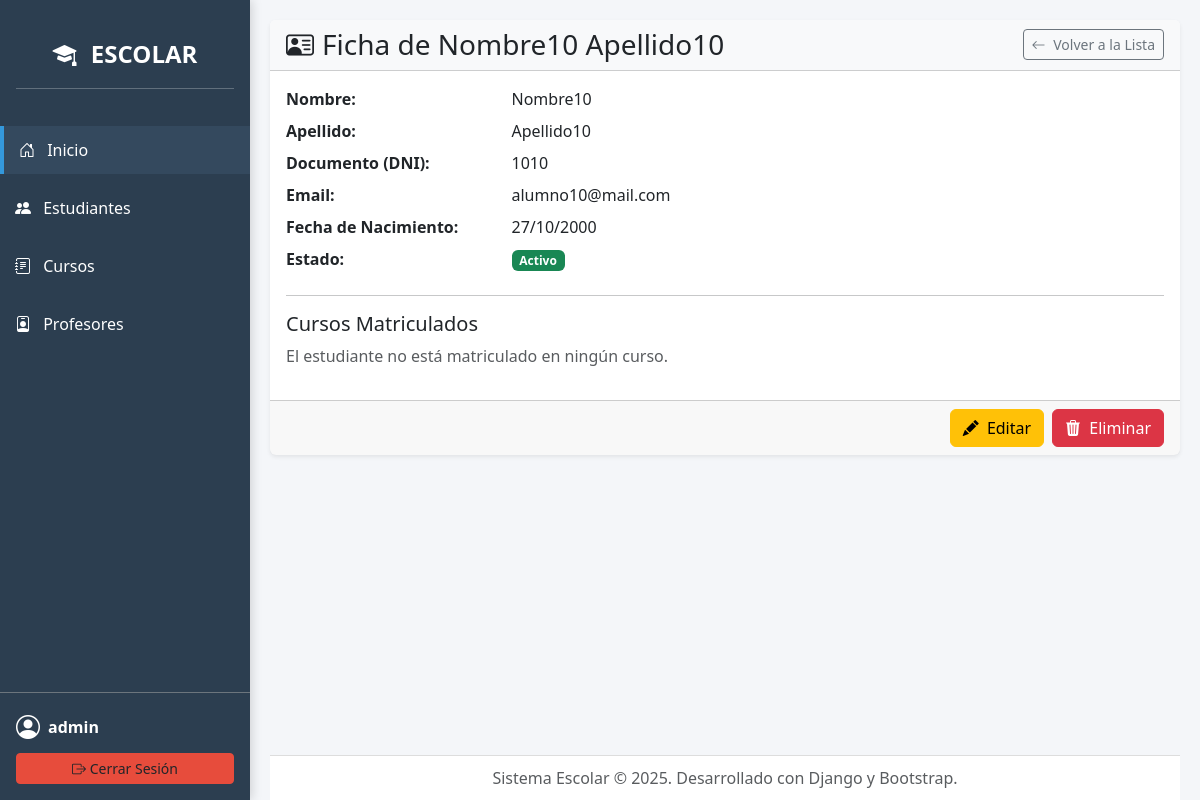
Page /estudiantes/10/ (signed in) on the earlier database version.
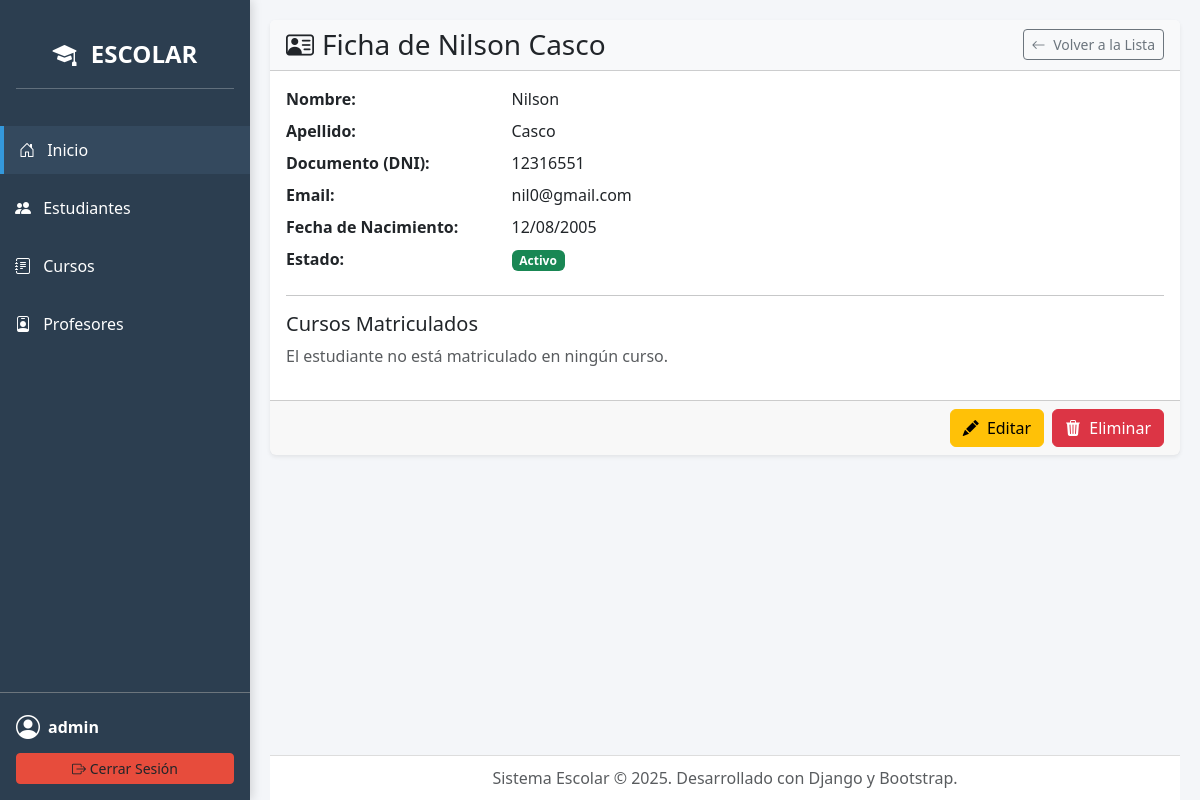
Same page on the later database version.
### core/models.py (models this page shows, shortened)
class Estudiante(models.Model):
    nombre = models.CharField(max_length=200)
    apellido = models.CharField(max_length=200)
    documento = models.CharField(max_length=50, unique=True)
    email = models.EmailField(blank=True)
    fecha_nacimiento = models.DateField(null=True, blank=True)
    activo = models.BooleanField(default=True)
    class Meta:
        verbose_name = "Estudiante"
        verbose_name_plural = "Estudiantes"
        ordering = ['apellido', 'nombre']

### core/views.py (the view)
# urls.py: path('estudiantes/<int:pk>/', views.EstudianteDetailView.as_view(), name='estudiante_detail'),
class EstudianteDetailView(LoginRequiredMixin, DetailView):
    model = Estudiante
    template_name = 'estudiantes/estudiante_detail.html'
    def get_queryset(self):
        return super().get_queryset().prefetch_related('matriculas__curso')

### core/templates/estudiantes/estudiante_detail.html (shortened to what this page needs)
{% extends "base.html" %}
{% block content %}
<div class="card shadow-sm border-0">
    <div class="card-header bg-light d-flex justify-content-between align-items-center">
        <h3 class="mb-0"><i class="bi bi-person-vcard me-2"></i>Ficha de {{ object.nombre }} {{ object.apellido }}</h3>
        <a href="{% url 'estudiante_list' %}" class="btn btn-outline-secondary btn-sm"><i class="bi bi-arrow-left me-1"></i> Volver a la Lista</a>
    </div>
    <div class="card-body">
        <dl class="row">
            <dt class="col-sm-3">Nombre:</dt><dd class="col-sm-9">{{ object.nombre }}</dd>
            <dt class="col-sm-3">Apellido:</dt><dd class="col-sm-9">{{ object.apellido }}</dd>
            <dt class="col-sm-3">Documento (DNI):</dt><dd class="col-sm-9">{{ object.documento }}</dd>
            <dt class="col-sm-3">Email:</dt><dd class="col-sm-9">{{ object.email }}</dd>
            <dt class="col-sm-3">Fecha de Nacimiento:</dt><dd class="col-sm-9">{{ object.fecha_nacimiento|date:"d/m/Y" }}</dd>
            <dt class="col-sm-3">Estado:</dt>
            <dd class="col-sm-9">{% if object.activo %}<span class="badge bg-success">Activo</span>{% else %}<span class="badge bg-danger">Inactivo</span>{% endif %}</dd>
        </dl>
        <hr>
        <h5>Cursos Matriculados</h5>
        {% if object.matricula_set.all %}
            <ul class="list-group list-group-flush">
                {% for matricula in object.matricula_set.all %}<li class="list-group-item">{{ matricula.curso.nombre }} (Prof: {{ matricula.curso.profesor.nombre }}) - Nota: {{ matricula.nota|default:"N/A" }}</li>{% endfor %}
            </ul>
        {% else %}
            <p class="text-muted">El estudiante no está matriculado en ningún curso.</p>
        {% endif %}
    </div>
    <div class="card-footer text-end gap-2 d-flex justify-content-end">
        <a href="{% url 'estudiante_edit' object.pk %}" class="btn btn-warning"><i class="bi bi-pencil-fill me-1"></i> Editar</a>
        <a href="{% url 'estudiante_delete' object.pk %}" class="btn btn-danger"><i class="bi bi-trash3-fill me-1"></i> Eliminar</a>
    </div>
</div>
{% endblock %}

Differences in the rows shown:
changed Estudiante: nombre "Nombre10" → "Nilson"; apellido "Apellido10" → "Casco"; documento "1010" → "12316551"; email "alumno10@mail.com" → "nil0@gmail.com"; fecha_nacimiento "27/10/2000" → "12/08/2005"
